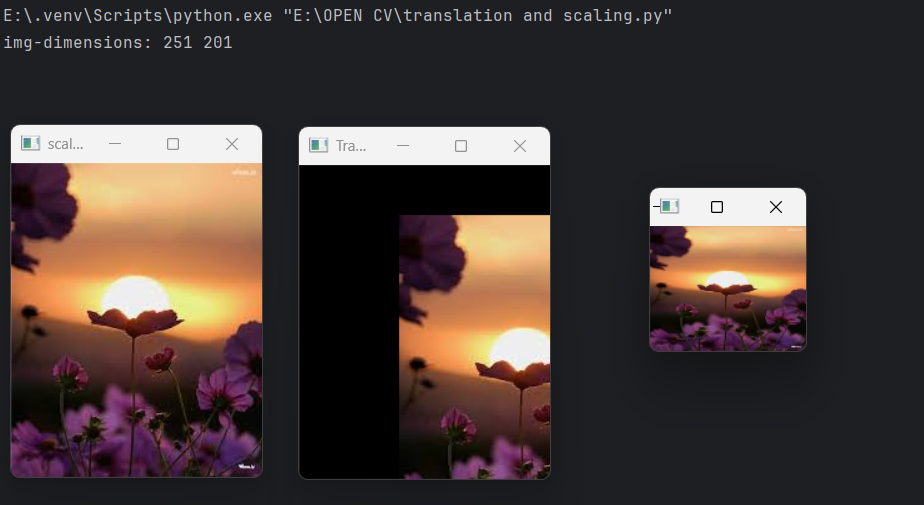
#> input picture scaling.png, 924 x 505 px, given in place of scaling.jpg, which was not available
$ python 'translation and scaling.py'
#> lines starting #> are read from the running program, lines starting #| are printed output that depends on the picture; pictures that were not available may be replaced by others from this repository, and a replacement may not be noted
import cv2
import numpy as np
img = cv2.imread("scaling.jpg")
#> img is the input picture: shape (505, 924, 3); mean B, G, R 53.9, 58, 70.1
cv2.imshow("scaling", img)
height = img.shape[0]
#> height = 505
width = img.shape[1]
#> width = 924
print("img-dimensions:", height, width)
#| img-dimensions: 505 924
M = np.float32([[1, 0, 80], [0, 1, 40]])
img2 = cv2.warpAffine(img, M, (width, height))
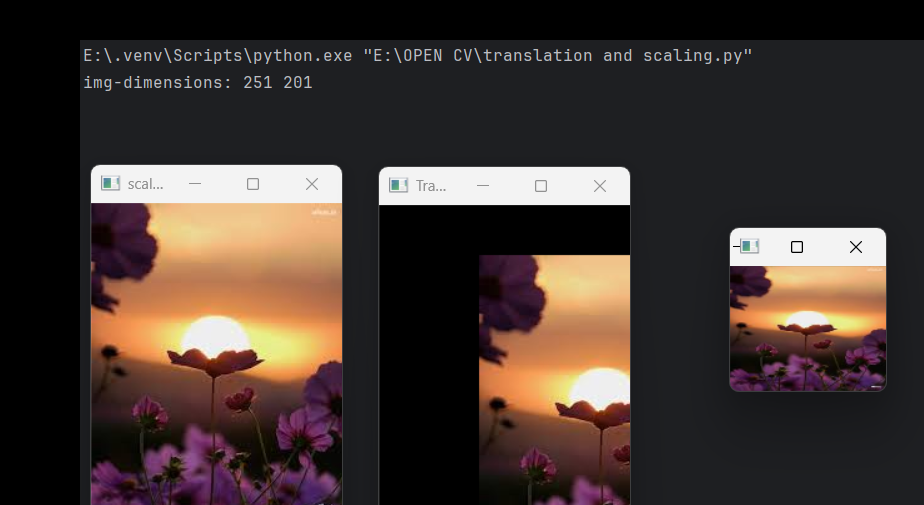
#> img2: shape (505, 924, 3); mean B, G, R 48.5, 53.2, 65.2
cv2.imshow("Translated Image", img2)
scale_percent = 50
new_width = int(img.shape[1] * scale_percent / 100)
#> new_width = 462
new_height = int(img.shape[0] * scale_percent / 100)
#> new_height = 252
dim = (new_height, new_width)
#> dim = (252, 462)
scaled_img = cv2.resize(img, dim)
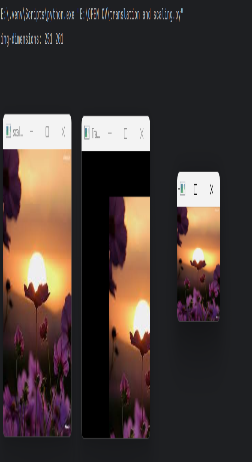
#> scaled_img: shape (462, 252, 3); mean B, G, R 53.9, 57.9, 70.1
cv2.imshow("Scaled Image", scaled_img)
cv2.waitKey(0)

$ run again, with edge detection.png copied over scaling.png
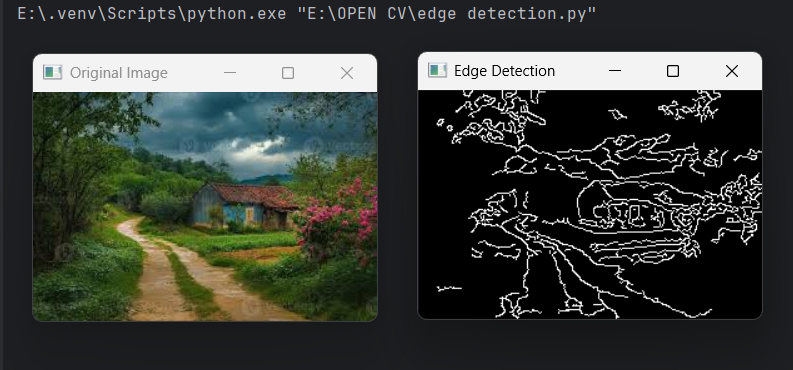
#> input picture edge detection.png, 793 x 370 px, given in place of scaling.jpg, which was not available
#> img is the input picture: shape (370, 793, 3); mean B, G, R 55.3, 61.1, 57.2
#| img-dimensions: 370 793
#> `img2 = cv2.warpAffine(img, M, (width, height))`:
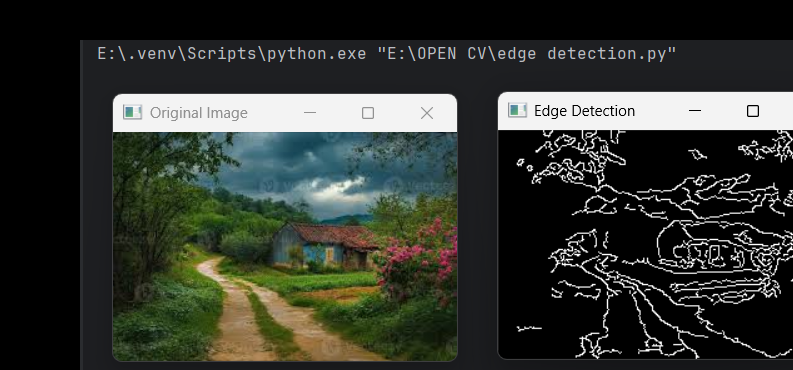
#> img2: shape (370, 793, 3); mean B, G, R 48.3, 54.5, 50.8
#> `scaled_img = cv2.resize(img, dim)`:
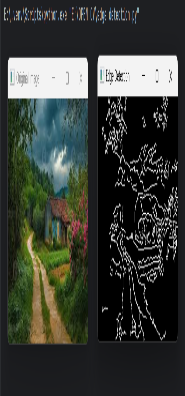
#> scaled_img: shape (396, 185, 3); mean B, G, R 55.2, 61, 57.1

$ run again, with im_read.png copied over scaling.png
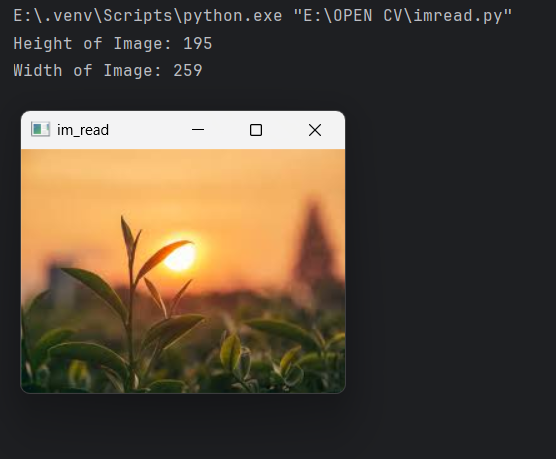
#> input picture im_read.png, 556 x 459 px, given in place of scaling.jpg, which was not available
#> img is the input picture: shape (459, 556, 3); mean B, G, R 56, 70.3, 82.3
#| img-dimensions: 459 556
#> `img2 = cv2.warpAffine(img, M, (width, height))`:
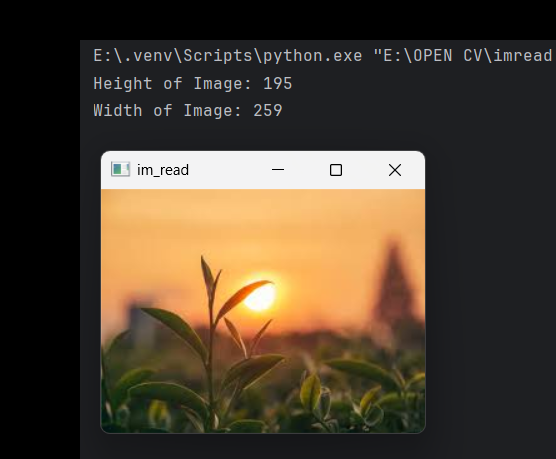
#> img2: shape (459, 556, 3); mean B, G, R 48.7, 63.6, 75.9
#> `scaled_img = cv2.resize(img, dim)`:
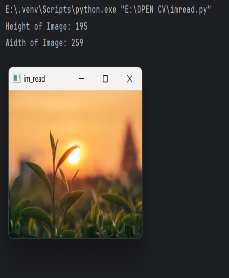
#> scaled_img: shape (278, 229, 3); mean B, G, R 56, 70.3, 82.3
